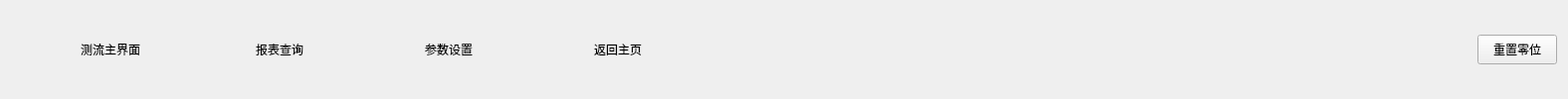
     <widget class="QWidget" name="widget" native="true">
      <layout class="QHBoxLayout" name="horizontalLayout_37">
       <property name="spacing">
        <number>30</number>
       </property>
       <item>
        <layout class="QHBoxLayout" name="horizontalLayout_33">
         <item>
          <widget class="QLabel" name="titel1Label">
           <property name="sizePolicy">
            <sizepolicy hsizetype="Fixed" vsizetype="Fixed">
             <horstretch>0</horstretch>
             <verstretch>0</verstretch>
            </sizepolicy>
           </property>
           <property name="minimumSize">
            <size>
             <width>30</width>
             <height>30</height>
            </size>
           </property>
           <property name="maximumSize">
            <size>
             <width>30</width>
             <height>30</height>
            </size>
           </property>
           <property name="text">
            <string/>
           </property>
          </widget>
         </item>
         <item>
          <widget class="QPushButton" name="mainBtn">
           <property name="minimumSize">
            <size>
             <width>0</width>
             <height>30</height>
            </size>
           </property>
           <property name="text">
            <string>测流主界面</string>
           </property>
           <property name="flat">
            <bool>true</bool>
           </property>
          </widget>
         </item>
        </layout>
       </item>
       <item>
        <layout class="QHBoxLayout" name="horizontalLayout_34">
         <item>
          <widget class="QLabel" name="titel2Label">
           <property name="sizePolicy">
            <sizepolicy hsizetype="Fixed" vsizetype="Fixed">
             <horstretch>0</horstretch>
             <verstretch>0</verstretch>
            </sizepolicy>
           </property>
           <property name="minimumSize">
            <size>
             <width>30</width>
             <height>30</height>
            </size>
           </property>
           <property name="maximumSize">
            <size>
             <width>30</width>
             <height>30</height>
            </size>
           </property>
           <property name="text">
            <string/>
           </property>
          </widget>
         </item>
         <item>
          <widget class="QPushButton" name="tabelBtn">
           <property name="minimumSize">
            <size>
             <width>0</width>
             <height>30</height>
            </size>
           </property>
           <property name="text">
            <string>报表查询</string>
           </property>
           <property name="flat">
            <bool>true</bool>
           </property>
          </widget>
         </item>
        </layout>
       </item>
       <item>
        <layout class="QHBoxLayout" name="horizontalLayout_35">
         <item>
          <widget class="QLabel" name="titel3Label">
           <property name="sizePolicy">
            <sizepolicy hsizetype="Fixed" vsizetype="Fixed">
             <horstretch>0</horstretch>
             <verstretch>0</verstretch>
            </sizepolicy>
           </property>
           <property name="minimumSize">
            <size>
             <width>30</width>
             <height>30</height>
            </size>
           </property>
           <property name="maximumSize">
            <size>
             <width>30</width>
             <height>30</height>
            </size>
           </property>
           <property name="text">
            <string/>
           </property>
          </widget>
         </item>
         <item>
          <widget class="QPushButton" name="setBtn">
           <property name="minimumSize">
            <size>
             <width>0</width>
             <height>30</height>
            </size>
           </property>
           <property name="text">
            <string>参数设置</string>
           </property>
           <property name="flat">
            <bool>true</bool>
           </property>
          </widget>
         </item>
        </layout>
       </item>
       <item>
        <layout class="QHBoxLayout" name="horizontalLayout_36">
         <item>
          <widget class="QLabel" name="titel4Label">
           <property name="sizePolicy">
            <sizepolicy hsizetype="Fixed" vsizetype="Fixed">
             <horstretch>0</horstretch>
             <verstretch>0</verstretch>
            </sizepolicy>
           </property>
           <property name="minimumSize">
            <size>
             <width>30</width>
             <height>30</height>
            </size>
           </property>
           <property name="maximumSize">
            <size>
             <width>30</width>
             <height>30</height>
            </size>
           </property>
           <property name="text">
            <string/>
           </property>
          </widget>
         </item>
         <item>
          <widget class="QPushButton" name="homeBtn">
           <property name="minimumSize">
            <size>
             <width>0</width>
             <height>30</height>
            </size>
           </property>
           <property name="text">
            <string>返回主页</string>
           </property>
           <property name="flat">
            <bool>true</bool>
           </property>
          </widget>
         </item>
        </layout>
       </item>
       <item>
        <spacer name="horizontalSpacer_20">
         <property name="orientation">
          <enum>Qt::Horizontal</enum>
         </property>
         <property name="sizeHint" stdset="0">
          <size>
           <width>794</width>
           <height>20</height>
          </size>
         </property>
        </spacer>
       </item>
       <item>
        <widget class="QPushButton" name="zeroBtn">
         <property name="minimumSize">
          <size>
           <width>80</width>
           <height>30</height>
          </size>
         </property>
         <property name="text">
          <string>重置零位</string>
         </property>
        </widget>
       </item>
      </layout>
     </widget>
